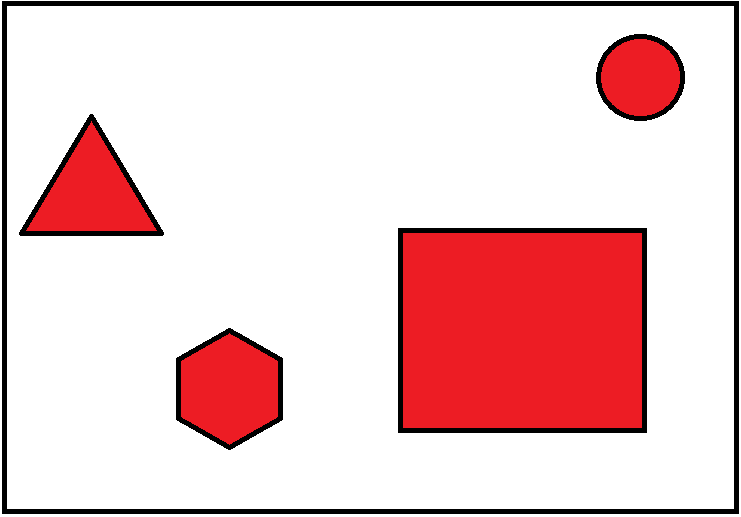
#> input picture Assignment_04_Localization/Assigment_4.png, 741 x 517 px
$ python Quadtrees.py
#> lines starting #> are read from the running program, lines starting #| are printed output that depends on the picture; after the words box and inside, x2 and y2 are one past the last pixel; in counts of white or black regions, pixels touching at a corner belong together
"""
Adaptive cell decomposition works by dividing a 2D map into different segments, so that the
robot knows which space is free and which is not. It can do this by different methods, an example
being the one I have coded here: Quadtrees.
The robot uses then these empty segments as nodes to plan a path that will avoid obstacles.
"""

import matplotlib.pyplot as plt
import skimage
import numpy as np


# Check if box is empty, checks by black color or red, blue and green value is equal to zero
def check_if_box_is_empty(shape_check):
    answer = False
    for i in range(int(shape_check[0][0] + 1), int(shape_check[0][1] - 1)):
        for j in range(int(shape_check[1][0] + 1), int(shape_check[1][1] - 1)):
            if image[i][j][0] == 0 and image[i][j][1] == 0 and image[i][j][2] == 0:
                answer = True
    return answer


# split the input box into new boxes
def split_in_four(shape_x, shape_y, shape_size):
    # Draw the lines
    image[int((shape_x[1] + shape_x[0]) / 2), int(shape_y[0]):int(shape_y[1]), 0] = 0
    image[int((shape_x[1] + shape_x[0]) / 2), int(shape_y[0]):int(shape_y[1]), 1] = 0
    image[int((shape_x[1] + shape_x[0]) / 2), int(shape_y[0]):int(shape_y[1]), 2] = 0

    image[int(shape_x[0]):int(shape_x[1]), int((shape_y[1] + shape_y[0]) / 2), 0] = 0
    image[int(shape_x[0]):int(shape_x[1]), int((shape_y[1] + shape_y[0]) / 2), 1] = 0
    image[int(shape_x[0]):int(shape_x[1]), int((shape_y[1] + shape_y[0]) / 2), 2] = 0

    shape1 = (shape_x[0], (shape_x[1] + shape_x[0]) / 2), \
             (shape_y[0], (shape_y[1] + shape_y[0]) / 2), shape_size
    shape2 = (shape_x[0], (shape_x[1] + shape_x[0]) / 2), \
             ((shape_y[1] + shape_y[0]) / 2, shape_y[1]), shape_size
    shape3 = ((shape_x[1] + shape_x[0]) / 2, shape_x[1]), \
             (shape_y[0], (shape_y[1] + shape_y[0]) / 2), shape_size
    shape4 = ((shape_x[1] + shape_x[0]) / 2, shape_x[1]), \
             ((shape_y[1] + shape_y[0]) / 2, shape_y[1]), shape_size
    return shape1, shape2, shape3, shape4


# Main function that implement the other functions
def main(shape_main, i):
    if check_if_box_is_empty(shape_main) and shape_main[2] < i:
        shape_main = list(shape_main)
        shape_main[2] += 1
        shape_main = tuple(shape_main)

        (shape1, shape2, shape3, shape4) = split_in_four(shape_main[0], shape_main[1],
                                                         shape_main[2])
        main(shape1, i)
        main(shape2, i)
        main(shape3, i)
        main(shape4, i)


# Import image
image = skimage.io.imread('Assigment_4.png')
#> image is the input picture: shape (517, 741, 3); mean R, G, B 237.3, 200.9, 202.3
shape_max = np.shape(image)
#> shape_max = (517, 741, 3)

# Remove frame of image
shape_x_direction = (7, shape_max[0] - 9)
#> shape_x_direction = (7, 508)
shape_y_direction = (6, shape_max[1] - 8)
#> shape_y_direction = (6, 733)
shape = (shape_x_direction, shape_y_direction, 2)
#> shape = ((7, 508), (6, 733), 2)

# Defines the number of splits we want
number_of_splits = 100

main(shape, number_of_splits)
#> call 3 of split_in_four, with shape_x = (7, 132.2), shape_y = (6, 187.8), shape_size = 5
#> in split_in_four (call 3), `image[int((shape_x[1] + shape_x[0]) / 2), int(shape_y[0]):int(shape_y[..`:
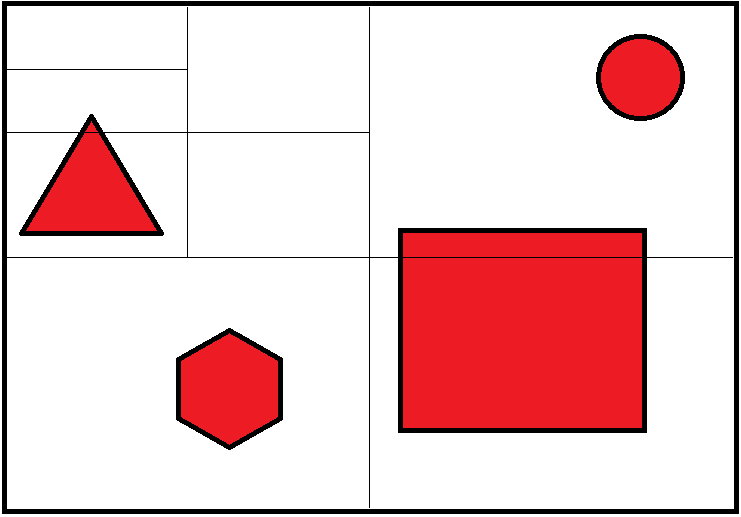
#> image: shape (517, 741, 3); mean R, G, B 235.9, 199.7, 201.1
#> in split_in_four (call 3), `image[int(shape_x[0]):int(shape_x[1]), int((shape_y[1] + shape_y[0]) /..`: image: shape (517, 741, 3); 0.03% of pixels changed, all inside (x1, y1, x2, y2) = (96, 7, 97, 132)
#> in split_in_four (call 3), `image[int(shape_x[0]):int(shape_x[1]), int((shape_y[1] + shape_y[0]) /..`: image: shape (517, 741, 3); mean R, G, B 235.9, 199.6, 201.1
#> in split_in_four (call 3), `image[int(shape_x[0]):int(shape_x[1]), int((shape_y[1] + shape_y[0]) /..`: image: shape (517, 741, 3); mean R, G, B 235.9, 199.6, 201
#> call 4 of split_in_four, with shape_x = (69.62, 132.2), shape_y = (6, 96.88), shape_size = 6
#> in split_in_four (call 4), `image[int((shape_x[1] + shape_x[0]) / 2), int(shape_y[0]):int(shape_y[..`:
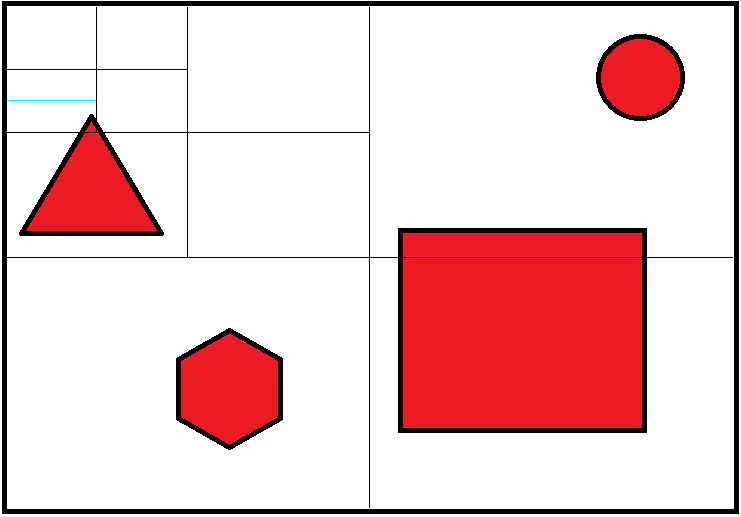
#> image: shape (517, 741, 3); mean R, G, B 235.8, 199.6, 201
#> in split_in_four (call 4), `image[int((shape_x[1] + shape_x[0]) / 2), int(shape_y[0]):int(shape_y[..`: image: shape (517, 741, 3); 0.02% of pixels changed, all inside (x1, y1, x2, y2) = (7, 100, 96, 101)
#> in split_in_four (call 4), `image[int((shape_x[1] + shape_x[0]) / 2), int(shape_y[0]):int(shape_y[..`: image: shape (517, 741, 3); mean R, G, B 235.8, 199.6, 201
#> in split_in_four (call 4), `image[int(shape_x[0]):int(shape_x[1]), int((shape_y[1] + shape_y[0]) /..`: image: shape (517, 741, 3); mean R, G, B 235.8, 199.6, 201
#> in split_in_four (call 4), `image[int(shape_x[0]):int(shape_x[1]), int((shape_y[1] + shape_y[0]) /..`: image: shape (517, 741, 3); mean R, G, B 235.8, 199.5, 201
#> in split_in_four (call 4), `image[int(shape_x[0]):int(shape_x[1]), int((shape_y[1] + shape_y[0]) /..`: image: shape (517, 741, 3); mean R, G, B 235.8, 199.5, 200.9
#> in split_in_four (call 5), `image[int((shape_x[1] + shape_x[0]) / 2), int(shape_y[0]):int(shape_y[..`: image: shape (517, 741, 3); mean R, G, B 235.7, 199.5, 200.9
#> in split_in_four (call 5), `image[int((shape_x[1] + shape_x[0]) / 2), int(shape_y[0]):int(shape_y[..`: image: shape (517, 741, 3); mean R, G, B 235.7, 199.5, 200.9
#> in split_in_four (call 5), `image[int((shape_x[1] + shape_x[0]) / 2), int(shape_y[0]):int(shape_y[..`: image: shape (517, 741, 3); mean R, G, B 235.7, 199.5, 200.9
#> in split_in_four (call 5), `image[int(shape_x[0]):int(shape_x[1]), int((shape_y[1] + shape_y[0]) /..`:
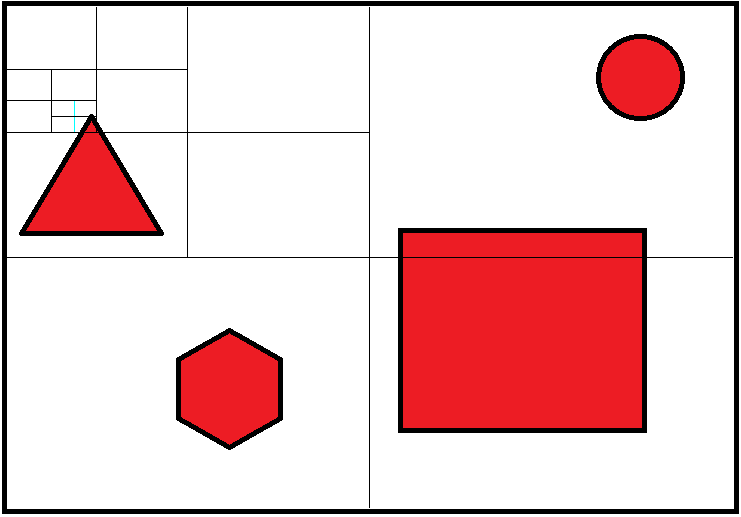
#> image: shape (517, 741, 3); mean R, G, B 235.7, 199.5, 200.9
#> in split_in_four (call 5), `image[int(shape_x[0]):int(shape_x[1]), int((shape_y[1] + shape_y[0]) /..`: image: shape (517, 741, 3); 0.01% of pixels changed, all inside (x1, y1, x2, y2) = (74, 101, 75, 132)
#> in split_in_four (call 5), `image[int(shape_x[0]):int(shape_x[1]), int((shape_y[1] + shape_y[0]) /..`: image: shape (517, 741, 3); mean R, G, B 235.7, 199.5, 200.9
#> in split_in_four (call 6), `image[int((shape_x[1] + shape_x[0]) / 2), int(shape_y[0]):int(shape_y[..`: image: shape (517, 741, 3); mean R, G, B 235.7, 199.5, 200.9
#> in split_in_four (call 6), `image[int((shape_x[1] + shape_x[0]) / 2), int(shape_y[0]):int(shape_y[..`: image: shape (517, 741, 3); mean R, G, B 235.7, 199.5, 200.9
#> in split_in_four (call 6), `image[int((shape_x[1] + shape_x[0]) / 2), int(shape_y[0]):int(shape_y[..`: image: shape (517, 741, 3); mean R, G, B 235.7, 199.5, 200.9
#> in split_in_four (call 6), `image[int(shape_x[0]):int(shape_x[1]), int((shape_y[1] + shape_y[0]) /..`: image: shape (517, 741, 3); mean R, G, B 235.7, 199.5, 200.9
#> in split_in_four (call 6), `image[int(shape_x[0]):int(shape_x[1]), int((shape_y[1] + shape_y[0]) /..`: image: shape (517, 741, 3); mean R, G, B 235.7, 199.5, 200.9
#> in split_in_four (call 6), `image[int(shape_x[0]):int(shape_x[1]), int((shape_y[1] + shape_y[0]) /..`: image: shape (517, 741, 3); mean R, G, B 235.7, 199.5, 200.8
#> in split_in_four (call 7), `image[int((shape_x[1] + shape_x[0]) / 2), int(shape_y[0]):int(shape_y[..`: image: shape (517, 741, 3); mean R, G, B 235.7, 199.5, 200.8
#> in split_in_four (call 7), `image[int((shape_x[1] + shape_x[0]) / 2), int(shape_y[0]):int(shape_y[..`: image: shape (517, 741, 3); mean R, G, B 235.7, 199.5, 200.8
#> in split_in_four (call 7), `image[int((shape_x[1] + shape_x[0]) / 2), int(shape_y[0]):int(shape_y[..`: image: shape (517, 741, 3); mean R, G, B 235.7, 199.5, 200.8
#> in split_in_four (call 7), `image[int(shape_x[0]):int(shape_x[1]), int((shape_y[1] + shape_y[0]) /..`: image: shape (517, 741, 3); mean R, G, B 235.7, 199.5, 200.8
#> in split_in_four (call 7), `image[int(shape_x[0]):int(shape_x[1]), int((shape_y[1] + shape_y[0]) /..`: image: shape (517, 741, 3); mean R, G, B 235.7, 199.4, 200.8
#> in split_in_four (call 7), `image[int(shape_x[0]):int(shape_x[1]), int((shape_y[1] + shape_y[0]) /..`: image: shape (517, 741, 3); mean R, G, B 235.7, 199.4, 200.8
#> in split_in_four (call 8), `image[int((shape_x[1] + shape_x[0]) / 2), int(shape_y[0]):int(shape_y[..`: image: shape (517, 741, 3); mean R, G, B 235.7, 199.4, 200.8
#> in split_in_four (call 8), `image[int((shape_x[1] + shape_x[0]) / 2), int(shape_y[0]):int(shape_y[..`: image: shape (517, 741, 3); mean R, G, B 235.7, 199.4, 200.8
#> in split_in_four (call 8), `image[int((shape_x[1] + shape_x[0]) / 2), int(shape_y[0]):int(shape_y[..`: image: shape (517, 741, 3); mean R, G, B 235.7, 199.4, 200.8
#> in split_in_four (call 8), `image[int(shape_x[0]):int(shape_x[1]), int((shape_y[1] + shape_y[0]) /..`: image: shape (517, 741, 3); mean R, G, B 235.7, 199.4, 200.8
#> in split_in_four (call 8), `image[int(shape_x[0]):int(shape_x[1]), int((shape_y[1] + shape_y[0]) /..`: image: shape (517, 741, 3); mean R, G, B 235.7, 199.4, 200.8

# Plot and save image
plt.imshow(image)
plt.show()
plt.imsave('Assigment_4_results.png', image)

$ run again, with Assignment_04_Localization/tel280_picture.png copied over Assignment_04_Localization/Assigment_4.png
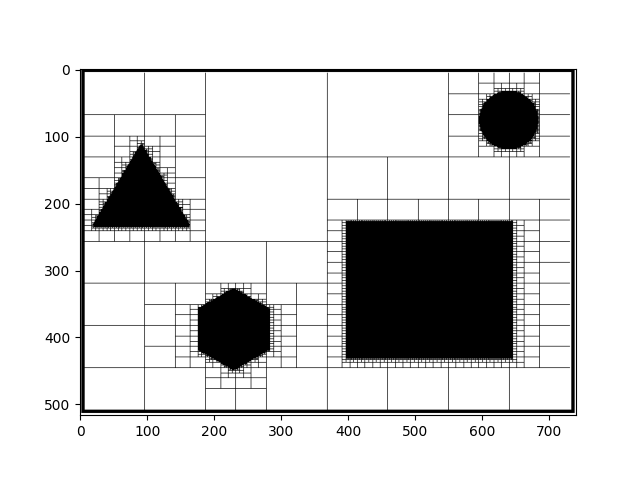
#> input picture Assignment_04_Localization/tel280_picture.png, 640 x 480 px
#> image is the input picture: shape (480, 640, 4); mean R, G, B, A 214.3, 214.3, 214.3, 255
#> in split_in_four (call 3), `image[int((shape_x[1] + shape_x[0]) / 2), int(shape_y[0]):int(shape_y[..`:
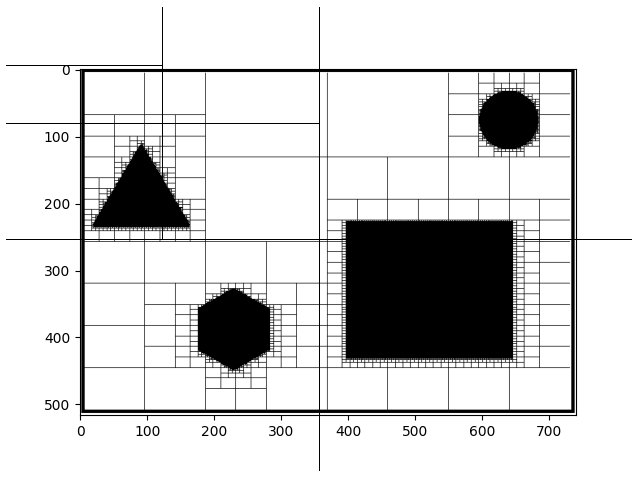
#> image: shape (480, 640, 4); mean R, G, B, A 213, 213, 213, 255
#> in split_in_four (call 4), `image[int(shape_x[0]):int(shape_x[1]), int((shape_y[1] + shape_y[0]) /..`:
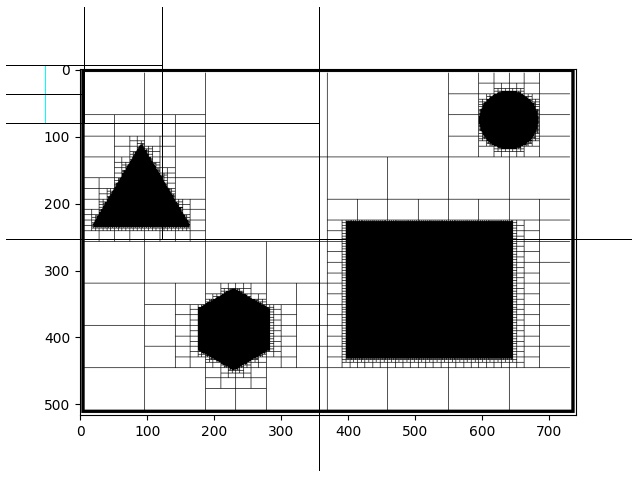
#> image: shape (480, 640, 4); mean R, G, B, A 212.8, 212.9, 212.9, 255
